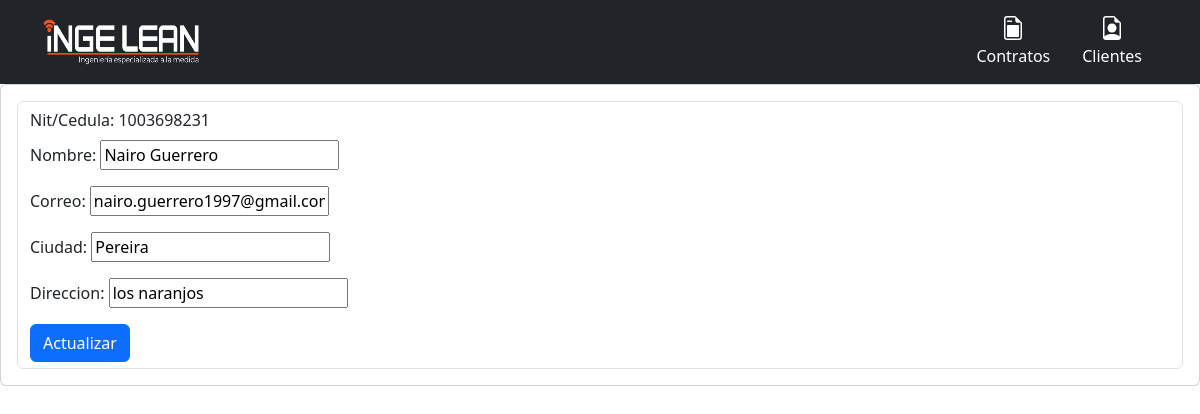
Page /editarClienteVista/1003698231 on the earlier database version.
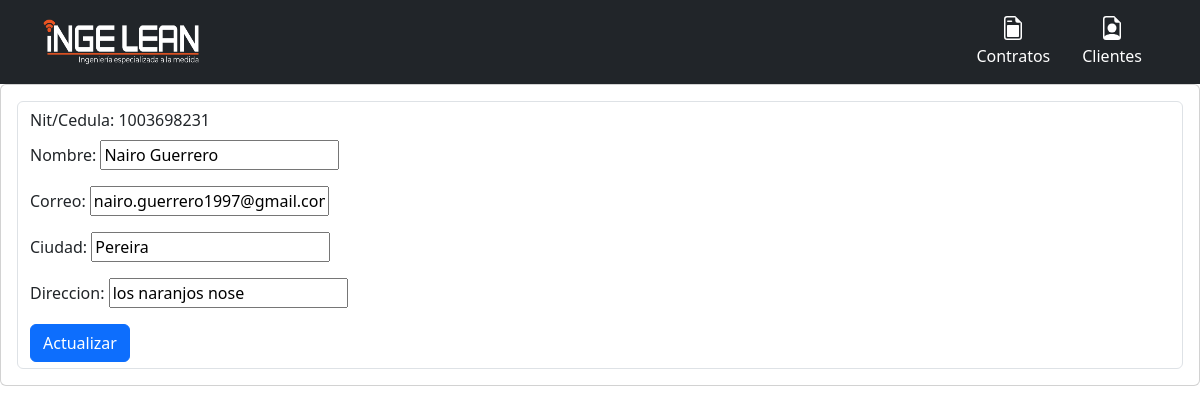
Same page on the later database version.
### CarteraApp/models.py (models this page shows, shortened)
class Clientes(models.Model):
    cedula = models.CharField(primary_key=True, max_length=10)
    nombre = models.CharField(max_length=50)
    correo = models.EmailField(max_length=254)
    ciudad = models.CharField(max_length=20)
    direccion = models.CharField(max_length=50)

### CarteraApp/views.py (the view, shortened to what this page needs)
# urls.py: path('editarClienteVista/<cedula>', views.editar_cliente_vista, name='editar_cliente'),
def editar_cliente_vista(request, cedula):
    cliente = Clientes.objects.get(cedula=cedula)
    data = {
        'cedula': cedula,
        'form': actualizar_cliente(instance=cliente)
    }
    return render(request, "ProyectoCartera/Clientes/EditarCliente.html", data)

### CarteraApp/forms.py
class actualizar_cliente(forms.ModelForm):
    class Meta:
        model = Clientes
        fields = ['nombre', 'correo', 'ciudad', 'direccion']

### templates/ProyectoCartera/Clientes/EditarCliente.html (shortened to what this page needs)
{% extends "ProyectoCartera/base.html" %}
{% block body %}
    <div class="card">
        <div class="card-body">
            <form method="POST" class="form-control">
                <label class="form-label">Nit/Cedula: {{ cedula }}</label>
                {{ form.as_p }}
                <div class="form-group">
                    <button type="submit" class="btn btn-primary">Actualizar</button>
                </div>
            </form>
        </div>
    </div>
{% endblock %}

### templates/ProyectoCartera/base.html (shortened to what this page needs)
{% load static %}
<!DOCTYPE html>
<html lang="en">
<head>
    <link href="https://cdn.jsdelivr.net/npm/bootstrap@5.3.0-alpha1/dist/css/bootstrap.min.css" rel="stylesheet"
>
    <link href="https://cdn.datatables.net/1.13.7/css/jquery.dataTables.min.css" rel="stylesheet">
    <link href="https://cdn.datatables.net/responsive/2.5.0/css/responsive.dataTables.min.css" rel="stylesheet">
</head>
<body>
<header>
    <div class="px-3 py-2 text-bg-dark">
        <div class="container">
            <div class="d-flex flex-wrap align-items-center justify-content-center justify-content-lg-start">
                <a href="" class="d-flex align-items-center my-2 my-lg-0 me-lg-auto text-white text-decoration-none">
                    <img src="{% static 'img/LogoIngeleanBlanco.png' %}" class="bi me-2" width="160" height="50"
                         role="img" aria-label="Bootstrap">
                </a>
                <ul class="nav col-12 col-lg-auto my-2 justify-content-center my-md-0 text-small">
                        <li>
                            <a href="{% url 'home' %}" class="nav-link text-white">
                                <img src="{% static 'img/file-earmark-post.svg' %}" class="bi d-block mx-auto mb-1"
                                     width="24"
                                     height="24">
                                Contratos
                            </a>
                        </li>
                        <li>
                            <a href="{% url 'clientes' %}" class="nav-link text-white">
                                <img src="{% static 'img/file-earmark-person.svg' %}" class="bi d-block mx-auto mb-1" width="24"
                                     height="24">
                                Clientes
                            </a>
                        </li>
                </ul>
            </div>
        </div>
    </div>
</header>
{% block body %}
{% endblock %}
</body>
</html>

Differences in the rows shown:
changed Clientes "Nairo Guerrero": direccion "los naranjos" → "los naranjos nose"
